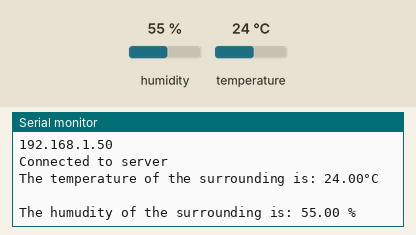
Simulated run of this sketch. Board: ESP8266 (NodeMCU). Parts: the last lines printed to the serial monitor. Inputs (shaded band) come from the test bench; at power-on: humidity 55 %, temperature 24 °C. WiFi joins after 1.5 s; servers stay silent unless stated.

Above: at 2.9 s.
3.0 s: humidity set to 22 %
At 4.6 s:
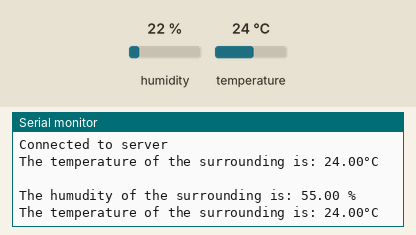
5.7 s: temperature set to 12 °C
At 6.6 s:
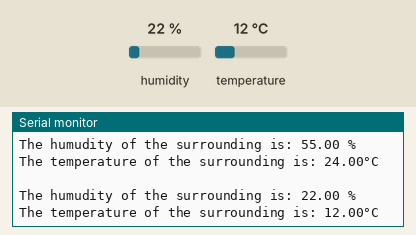
8.4 s: humidity set to 40 %
At 9.2 s:
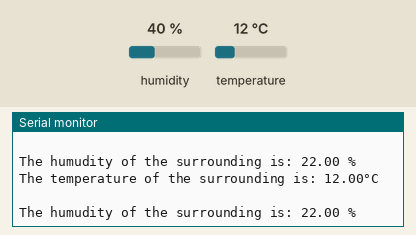
Timing chart, 0 to 11.4 s (numbered marks = the images above; inputs shaded):
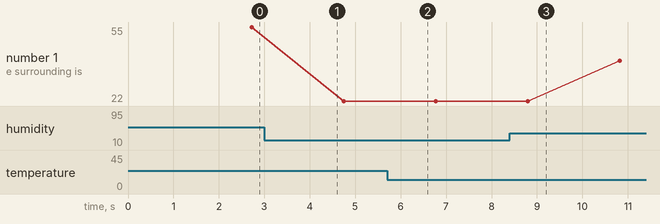

Measured:
- after the input at 5.7 s, the serial monitor: prints a new line after 0.07 s (image 2)
- plotted number 1: 55 → 22 after the input at 3.0 s, 22 → 40 after the input at 8.4 s

The sketch:

Client_DHT11_arduino_code.ino
```cpp
/*  This is a code for the reading temperature and humidity values from the DHT11 sensor in the arduino IDE.

   This code encodes the readings and sends the data to the server
*/

#include <DHT.h>
// #define data 2
#define DHTTYPE DHT11
const int data = 2;
DHT dht(data, DHTTYPE);

//wifi related imports
#include <ESP8266WiFi.h>    //main and extensive library that controls wifi connectivity of the esp8266
#include <WiFiClient.h>    //to set the NodeMCU_esp8266 as a client sending data

// WiFi parameters to be configured
const char* ssid = "LAN_network"; // Write here your router's username
const char* password = "password"; // Write here your router's passward
const char* serverIP = "server_address";  //the IP address of the server
int serverPort = 0000;  //  port number of the server

WiFiClient client;       //declare a client object to be used in all client side manipulations concerning wifi


void setup() {
  // put your setup code here, to run once:
  Serial.begin(9600);   // very important not setting this made the serial monitor display unreadable text because the received bit were read in an incorrect way
  dht.begin();
  pinMode(data, INPUT);

  WiFi.mode(WIFI_STA); //setting WiFi mode as station, to be sure. This makes sure that the NodeMCU sends dat and not just act as a router
  WiFi.begin(ssid,password);    //the device will start to connect to WiFi

   //the loop below is for aesthetic purpose and can be removed
   //it displays '.' when trying to connect to WiFi
   //while wifi not connected yet, print '.'
  while (WiFi.status() != WL_CONNECTED) {
     delay(500);
     Serial.print(".");
  }
  //printing new line, then print WiFi connected message and the IP address
  Serial.println("");
  Serial.println("WiFi connected");
  // Print the IP address
  Serial.println(WiFi.localIP());

  //the above block purpose is for the programmer to see if the connection is successful
  if (client.connect(serverIP, serverPort)) {
    Serial.println("Connected to server");
  }
  else {
    Serial.println("Connection failed");
  }
}

void loop() {
  // put your main code here, to run repeatedly:

    //humudity and temperature

  float humidity = dht.readHumidity();            //read humudity levels from the DHT11 sensor
  float temperature = dht.readTemperature();       //read humudity levels from the DHT11 sensor

  //temperature = (5*(temperature -32))/9;


  Serial.print("The temperature of the surrounding is: ");
  Serial.print(temperature);
  Serial.println("°C");
  delay(1000);
  Serial.println(" ");
  Serial.print("The humudity of the surrounding is: ");
  Serial.print(humidity);
  Serial.println(" % ");
  delay(1000);

  //Now we want to send temperature and humidity readings to a remote device or our laptop
  //but the client.print takes only one argument so we combine the two values
  String data_to_be_sent = String(temperature) +";" + String(humidity)+";"; //the purpose of the ";" is so that the values could be separated on the receiver's side
  client.print(data_to_be_sent);            //just as we print to the serial monitor using serial.print
                                            //when sending message through WiFi as a client we use client.print()

}
```
